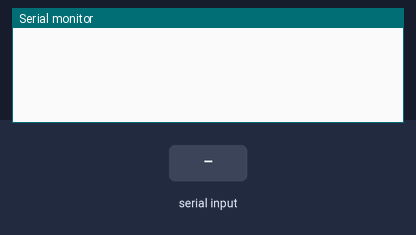
Simulated run of this sketch. Board: ESP8266 (NodeMCU). Shown: the last lines printed to the serial monitor. The inputs (shaded band) are chosen by the test bench.

Above: at 2.8 s.
2.9 s: "<90,45,200>" received over the second serial link
At 4.2 s:
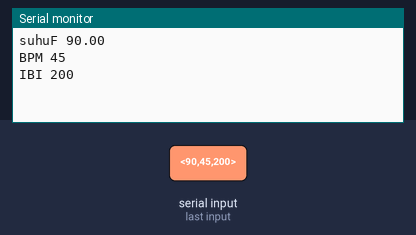
4.5 s: "<30,150,10>" received over the second serial link
At 6.0 s:
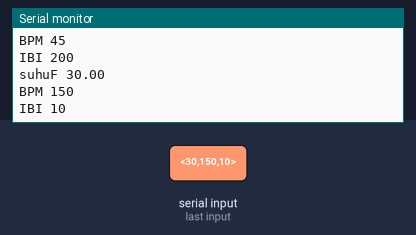

The sketch:

testerima.ino
```cpp
#include <SoftwareSerial.h>

SoftwareSerial nodeSerial(D5, D6);

// Example 5 - Receive with start- and end-markers combined with parsing

const byte numChars = 32;
char receivedChars[numChars];
char tempChars[numChars];        // temporary array for use when parsing

// variables to hold the parsed data
char messageFromPC[numChars] = {0};
int integerFromPC = 0;
float floatFromPC = 0.0;

int BPM, IBI;
float suhu;

boolean newData = false;

//============

void setup() {
  Serial.begin(115200);
  nodeSerial.begin(115200);
}

//============

void loop() {
  recvWithStartEndMarkers();
  if (newData == true) {
    strcpy(tempChars, receivedChars);
    // this temporary copy is necessary to protect the original data
    //   because strtok() used in parseData() replaces the commas with \0
    parseData();
    showParsedData();
    newData = false;
  }
  delay(1000);
}

//============

void recvWithStartEndMarkers() {
  static boolean recvInProgress = false;
  static byte ndx = 0;
  char startMarker = '<';
  char endMarker = '>';
  char rc;


  while (nodeSerial.available() > 0 && newData == false) {
    rc = nodeSerial.read();
    if (recvInProgress == true) {
      if (rc != endMarker) {
        receivedChars[ndx] = rc;
        ndx++;
        if (ndx >= numChars) {
          ndx = numChars - 1;
        }
      }
      else {
        receivedChars[ndx] = '\0'; // terminate the string
        recvInProgress = false;
        ndx = 0;
        newData = true;
      }
    }

    else if (rc == startMarker) {
      recvInProgress = true;
    }
  }
}

//============

void parseData() {      // split the data into its parts

  char * strtokIndx; // this is used by strtok() as an index

  // strtokIndx = strtok(tempChars,",");      // get the first part - the string
  // strcpy(messageFromPC, strtokIndx); // copy it to messageFromPC

  strtokIndx = strtok(tempChars, ","); // get the first part - the string
  suhu = atof(strtokIndx);     // convert this part to an float

  strtokIndx = strtok(NULL, ","); // this continues where the previous call left off
  BPM = atoi(strtokIndx);     // convert this part to an integer

  strtokIndx = strtok(NULL, ","); // this continues where the previous call left off
  IBI = atoi(strtokIndx);     // convert this part to an integer

  // strtokIndx = strtok(NULL, ",");
  // floatFromPC = atof(strtokIndx);     // convert this part to a float

}

//============

void showParsedData() {
  Serial.print("suhuF ");
  Serial.println(suhu);
  Serial.print("BPM ");
  Serial.println(BPM);
  Serial.print("IBI ");
  Serial.println(IBI);
}
```

Measured:
- after the input at 2.9 s, the serial monitor: prints a new line after 0.10 s (image 1)
- after the input at 4.5 s, the serial monitor: prints a new line after 0.50 s (image 2)
